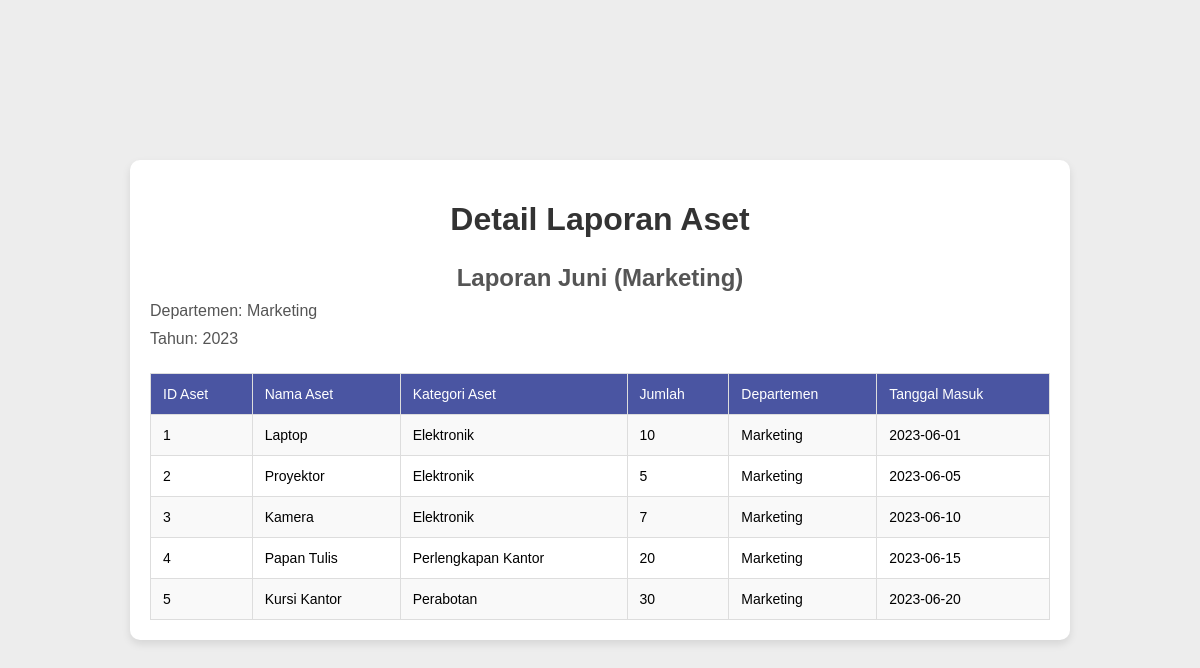
/SIMAP-Project/isiLaporan.php?id=3, run on the app's committed database.
### tables this page shows
CREATE TABLE `laporan_aset` (
  `id` int(11) NOT NULL,
  `judul` varchar(255) NOT NULL,
  `departemen` varchar(100) DEFAULT NULL,
  `bulan` int(11) DEFAULT NULL,
  `tahun` int(11) DEFAULT NULL,
  `tanggal_laporan` timestamp NOT NULL DEFAULT current_timestamp()
);

CREATE TABLE `aset` (
  `idAset` int(11) NOT NULL,
  `namaAset` varchar(255) NOT NULL,
  `kategoriAset` varchar(255) NOT NULL,
  `jumlah` int(11) NOT NULL,
  `departemen` varchar(255) NOT NULL,
  `tanggalMasuk` date NOT NULL
);

### SIMAP-Project/isiLaporan.php (the view, shortened to what this page needs)
<?php
include 'php/koneksi.php';
$id = (int)$_GET['id'];
$sql_fetch_report = "SELECT * FROM laporan_aset WHERE id = $id";
$result_report = mysqli_query($mysqli, $sql_fetch_report);
$report = mysqli_fetch_assoc($result_report);
$sql_fetch_assets = "SELECT * FROM aset WHERE departemen = '{$report['departemen']}' AND MONTH(tanggalMasuk) = {$report['bulan']} AND YEAR(tanggalMasuk) = {$report['tahun']}";
$result_assets = mysqli_query($mysqli, $sql_fetch_assets);
?>
<!DOCTYPE html>
<html lang="en">
<head>
</head>
<body>
    <div class="container">
        <h1>Detail Laporan Aset</h1>
        <div class="report-details">
            <h2><?php echo $report['judul']; ?></h2>
            <p>Departemen: <?php echo $report['departemen']; ?></p>
            <p>Tahun: <?php echo $report['tahun']; ?></p>
        </div>
        <table>
            <tr>
                <th>ID Aset</th>
                <th>Nama Aset</th>
                <th>Kategori Aset</th>
                <th>Jumlah</th>
                <th>Departemen</th>
                <th>Tanggal Masuk</th>
            </tr>
            <?php while ($row = mysqli_fetch_assoc($result_assets)) { ?>
                <tr>
                    <td><?php echo $row['idAset']; ?></td>
                    <td><?php echo $row['namaAset']; ?></td>
                    <td><?php echo $row['kategoriAset']; ?></td>
                    <td><?php echo $row['jumlah']; ?></td>
                    <td><?php echo $row['departemen']; ?></td>
                    <td><?php echo $row['tanggalMasuk']; ?></td>
                </tr>
            <?php } ?>
        </table>
    </div>
</body>
</html>

### SIMAP-Project/isiLaporan.php (style rules this page uses)
body { font-family: 'Poppins', sans-serif;; background-color: #ededed; margin: 0; padding: 0; display: flex; justify-content: center; align-items: center; height: 100vh; }
.container { background: white; border-radius: 10px; box-shadow: 0 4px 8px rgba(0, 0, 0, 0.1); width: 80%; max-width: 900px; padding: 20px; }
h1, h2 { text-align: center; color: #333; }
.report-details { margin-bottom: 20px; }
.report-details h2, .report-details p { margin: 0; padding: 5px 0; color: #555; }
table { width: 100%; border-collapse: collapse; margin-top: 20px; font-size: 14px; }
th, td { padding: 12px; border: 1px solid #ddd; text-align: left; }
th { background-color: #4a55a2; color: white; font-weight: 500; }
tr:nth-child(even) { background-color: #f9f9f9; }

### data on the page
laporan_aset: judul "Laporan Juni (Marketing)", departemen "Marketing", tahun "2023"
aset: idAset "1", namaAset "Laptop", kategoriAset "Elektronik", jumlah "10", departemen "Marketing", tanggalMasuk "2023-06-01"
aset: idAset "2", namaAset "Proyektor", kategoriAset "Elektronik", jumlah "5", departemen "Marketing", tanggalMasuk "2023-06-05"
aset: idAset "3", namaAset "Kamera", kategoriAset "Elektronik", jumlah "7", departemen "Marketing", tanggalMasuk "2023-06-10"
aset: idAset "4", namaAset "Papan Tulis", kategoriAset "Perlengkapan Kantor", jumlah "20", departemen "Marketing", tanggalMasuk "2023-06-15"
aset: idAset "5", namaAset "Kursi Kantor", kategoriAset "Perabotan", jumlah "30", departemen "Marketing", tanggalMasuk "2023-06-20"
